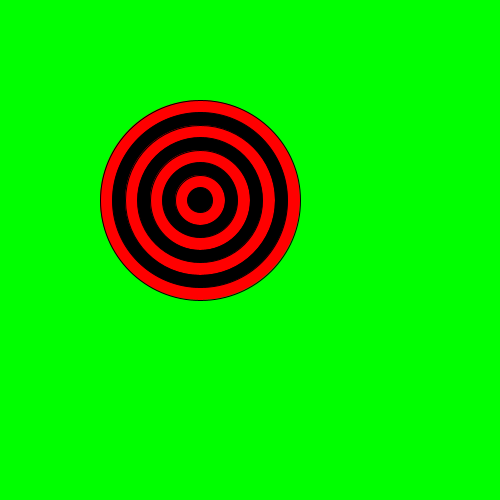
Frame 1 (no input)
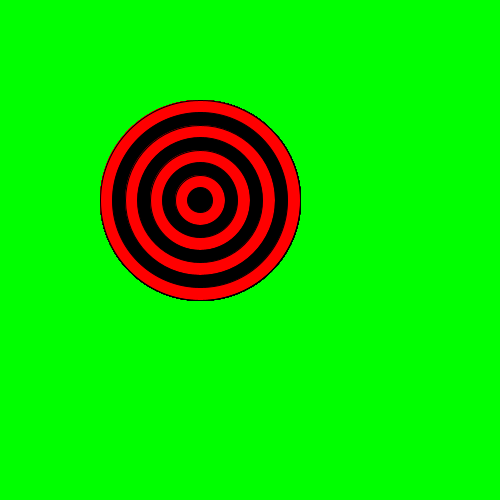
Frame 60 (the mouse pressed at the canvas centre just before this capture)
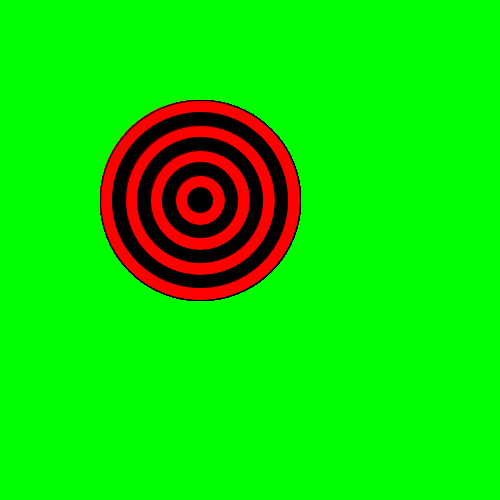
Frame 120 (the mouse held since frame 60 and released just before this capture)

The Processing sketch that drew these frames (run headless with seeded random() and noise(); from frame 60 on, the mouse is pressed at the canvas centre):

// Processing sketch: bullshot_target
// ── bullshot_target.pde

void setup() {
  size(500, 500);
  background(0, 255, 0);
}


void draw() {



  for (int i=8; i>0; i--) { 


    fill(0, 0, 0);
    if (i%2==0) { 
      fill(255, 0, 0);
    }

    ellipse(200, 200, i*25, i*25);
  }
}
